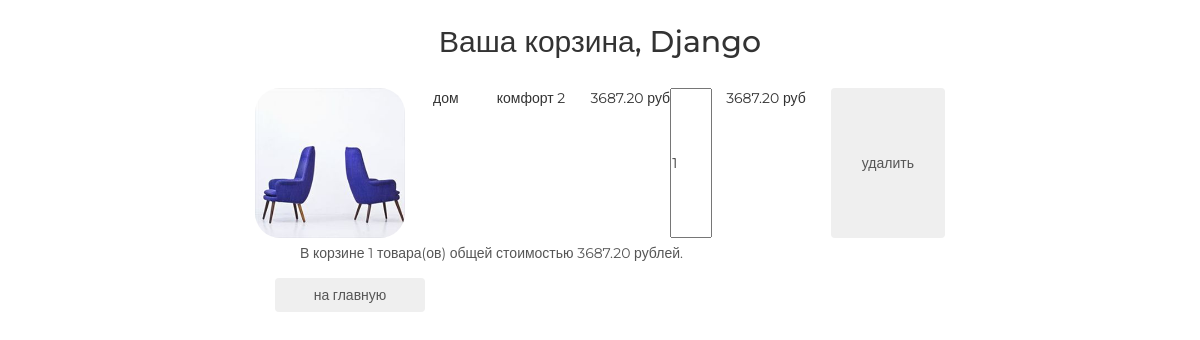
Page /basket/ (signed in) on the earlier database version.
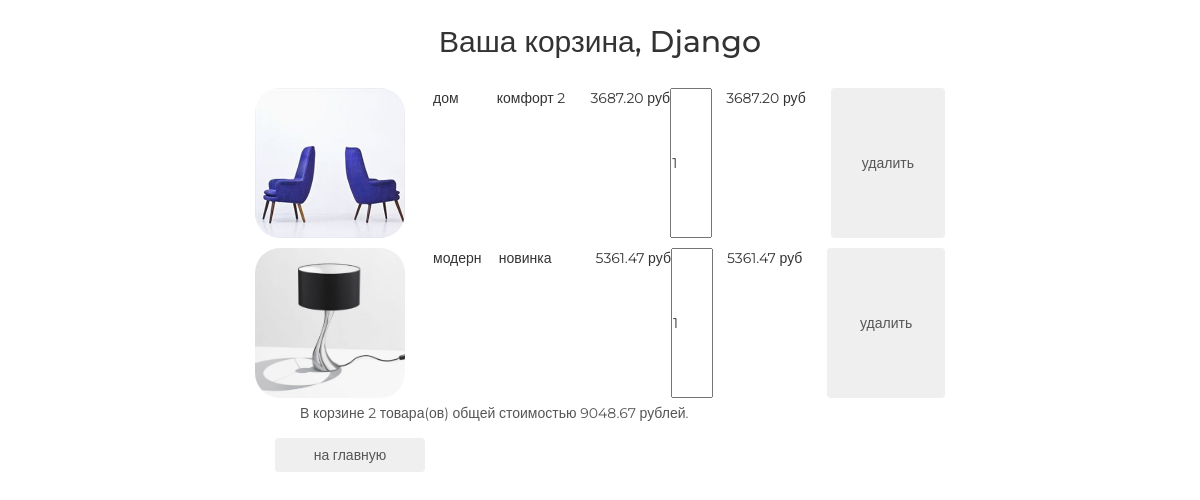
Same page on the later database version.
### basketapp/models.py (models this page shows, shortened)
class Basket(models.Model):
    user = models.ForeignKey(settings.AUTH_USER_MODEL, on_delete=models.CASCADE, related_name='basket')
    product = models.ForeignKey(Product, on_delete=models.CASCADE)
    quantity = models.PositiveSmallIntegerField(verbose_name='количество', default=0)
    add_datetime = models.DateTimeField(auto_now_add=True, verbose_name='время')
    @property
    def product_cost(self):
        return self.product.price * self.quantity
    @property
    def total_quantity(self):
        _items = Basket.objects.filter(user=self.user)
        _totalquantity = sum(list(map(lambda x: x.quantity, _items)))
        return _totalquantity
    @property
    def total_cost(self):
        _items = Basket.objects.filter(user=self.user)
        _totalcost = sum(list(map(lambda x: x.product_cost, _items)))
        return _totalcost

### mainapp/models.py (models this page shows, shortened)
class Product(models.Model):
    category = models.ForeignKey(ProductCategory, on_delete=models.CASCADE)
    name = models.CharField(max_length=128, verbose_name='имя')
    image = models.ImageField(upload_to='products_images', blank=True)
    short_desc = models.CharField(max_length=64, verbose_name='краткое описание', blank=True)
    description = models.TextField(blank=True, verbose_name='описание')
    price = models.DecimalField(verbose_name='цена', max_digits=8, decimal_places=2, default=0)
    quantity = models.PositiveSmallIntegerField(verbose_name='количество на складе', default=0)
    is_active = models.BooleanField(verbose_name='активность', default=True)

class ProductCategory(models.Model):
    name = models.CharField(max_length=64, unique=True, verbose_name='имя')
    description = models.TextField(verbose_name='описание', blank=True)
    is_active = models.BooleanField(verbose_name='активность', default=True)

### authapp/models.py (models this page shows, shortened)
class ShopUser(AbstractUser):
    avatar = models.ImageField(upload_to='users_avatars', blank=True)
    age = models.PositiveSmallIntegerField(verbose_name='возраст', default=18)
    activation_key = models.CharField(max_length=128, blank=True)
    activation_key_expires = models.DateTimeField(auto_now_add=True, blank=True, null=True)

### basketapp/views.py (the view)
# urls.py: path('', basketapp.basket, name='view'),
@login_required
def basket(request):
    title = 'Корзина'
    basket_items = Basket.objects.filter(user=request.user).order_by('product__category')
    content = {
        'title': title,
        'basket_items': basket_items
    }
    return render(request, 'basketapp/basket.html', content)

### mainapp/context_processors.py (called while the page is built)
def basket(request):
    print(f'context processor basket works')
    basket_list = []
    if request.user.is_authenticated:
        basket_list = Basket.objects.filter(user=request.user)
    return {
        'basket': basket_list
    }

### basketapp/templates/basketapp/basket.html
{% extends 'basketapp/base.html' %}
{% load static %}
{% block content %}
    <div class="basket_list">
        {% include 'basketapp/includes/inc_basket_list.html' %}
    </div>
    <button class="btn btn-round">
        <a href="{% url 'main' %}">на главную</a>
    </button>
{% endblock %}

### basketapp/templates/basketapp/includes/inc_basket_list.html
{% for item in basket_items %}
    <div class="basket_record">
        <img src="/media/{{ item.product.image }}"
             alt="{{ item.product.short_desc }}">
        <span class="category_name">{{ item.product.category.name }}</span>
        <span class="product_name">{{ item.product.name }}</span>
        <span class="product_price">{{ item.product.price }}&nbspруб</span>
        <input type="number" name="{{ item.pk }}" min="0" value="{{ item.quantity }}">
        <span class="product_cost">{{ item.product_cost }}&nbspруб</span>
        <button class="btn btn-round">
            <a href="{% url 'basket:remove' item.pk %}" class="">
                удалить
            </a>
        </button>
    </div>
{% endfor %}
{% if basket_items %}
    <div class="basket_summary">
        В корзине {{ basket_items.0.total_quantity }} товара(ов) общей стоимостью
        {{ basket_items.0.total_cost }} рублей.
    </div>
{% endif %}

Differences in the rows shown:
computed for Basket "дом": user+quantity "1" → "2"; user+product+quantity "3687.20" → "9048.67"
added Basket: product.image (picture), product.category.name "модерн", product.name "новинка", product.price "5361.47", quantity "1", product_cost "5361.47"
